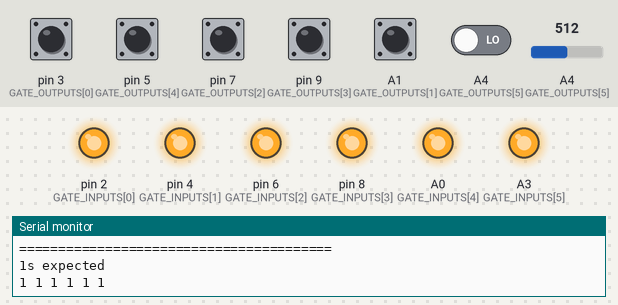
Simulated run of this sketch. Board: Arduino Nano, built with avr-gcc and run on an emulated ATmega328P. Parts: output pins drawn as LEDs (lit = HIGH), the last lines printed to the serial monitor. The test bench sets the inputs (shaded band); at power-on: A1 (GATE_OUTPUTS[1]), pin 3 (GATE_OUTPUTS[0]), pin 5 (GATE_OUTPUTS[4]), pin 7 (GATE_OUTPUTS[2]), pin 9 (GATE_OUTPUTS[3]) HIGH, A4 (GATE_OUTPUTS[5]) LOW, A4 (GATE_OUTPUTS[5]) = 512.

Above: at 0.3 s.
At 1.0 s:
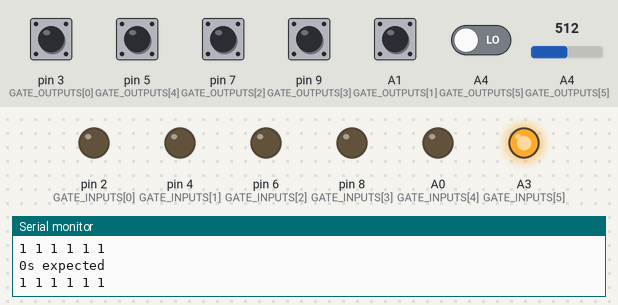
At 6.1 s:
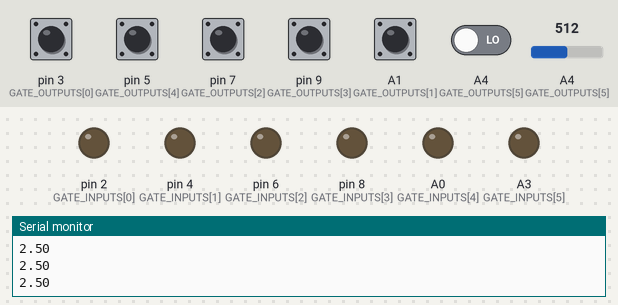
Timing chart, 0 to 7.6 s (numbered marks = the images above):
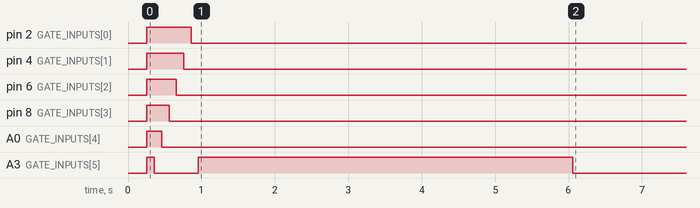

The sketch:

74LS04N_analyze_failure.ino
```cpp
// ============================================================
//  74LS04N 6x INVERTER Gate Tester
//  Arduino Nano
//
//  NEW Wiring: Arduino Pin (signal name) [chip pin number]
//   Gate 1 input : D2(1A)[1] output: D3(1Y)[2]
//   Gate 2 input : D4(2A)[3] output: A1(2Y)[4] changed for testing this gate
//   Gate 3 input : D6(3A)[5] output: D7(3Y)[6]
//   Gate 4 input : D8(4A)[9] output: D9(4Y)[8]
//   Gate 5 input : A0(5A)[11] output: D5(5Y)[10] changed for testing
//   Gate 6 input : A3(6A)[13] output: A4(6Y)[12]
//   VCC[14]  -> 5V  |  GND[7] -> GND
//
//
//  Results are printed over Serial
// ============================================================

// --- Pin definitions ---
const int GATE_INPUTS[6] = { 2, 4, 6, 8, A0, A3 };
const int GATE_OUTPUTS[6] = { 3, A1, 7, 9, 5, A4 };
int failed_gate = 9;

bool CheckGates(int value) {
  for (int i = 0; i < 6; i++) {
    digitalWrite(GATE_INPUTS[i], value);
  }
  delay(100);
  bool Passed = true;
  Serial.print(!value);
  Serial.println("s expected");
  for (int i = 0; i < 6; i++) {
    digitalWrite(GATE_INPUTS[i], value);
    int actual = digitalRead(GATE_OUTPUTS[i]);
    Serial.print(actual);
    Serial.print(" ");
    if (actual == value) { Passed = false; };
  }
  Serial.println();
  return Passed;
}


// ---------------------------------------------------------------
// setup
// ---------------------------------------------------------------
void setup() {
  Serial.begin(9600);
  while (!Serial) {}  // wait for USB serial on Nano

  // Configure input driver pins as OUTPUTs, default LOW
  for (int i = 0; i < 6; i++) {
    pinMode(GATE_INPUTS[i], OUTPUT);
    digitalWrite(GATE_INPUTS[i], LOW);
    // Configure output sense pins as INPUTs
    pinMode(GATE_OUTPUTS[i], INPUT_PULLUP);
  }

  delay(100);  // let power rails stabilise

  Serial.println(F("\n========================================"));
  Serial.println(F("  74LS04N 6x Inverter Gate Tester"));
  Serial.println(F("========================================"));

  // Run tests
  CheckGates(0);
  CheckGates(1);

  //Change each bit in sequence
  bool failed = false;
  uint8_t bits[6];
  int actual;
  for (int n = 0; n < 64; n++) {
    for (int i = 5; i >= 0; i--) {
      bits[i] = (n >> (5 - i)) & 1;
      digitalWrite(GATE_INPUTS[i], bits[i]);
      delay(100);
      actual = digitalRead(GATE_OUTPUTS[i]);
      if (actual == bits[i]) {
        Serial.println("**Failed**");
        Serial.println(n);
        failed = true;
        failed_gate = i;
        break;
      }
    }
    if (failed) break;
  }
  if (!failed) Serial.println("Good chip!");
}

// ---------------------------------------------------------------
// loop — nothing to do, all work done in setup
// ---------------------------------------------------------------
void loop() {
  Serial.println(failed_gate);
  Serial.println("-----Expect High-----");
  delay(5000);
  if (failed_gate != 9) {
    int n = 100;
    float volts[n];
    pinMode(GATE_OUTPUTS[failed_gate], INPUT);
    digitalWrite(GATE_INPUTS[failed_gate], 0);
        Serial.println("t2");
    for (int i = 0; i < n; i++) {
      volts[i] = analogRead(GATE_OUTPUTS[failed_gate]);
    }

    for (int i = 0; i < n; i++) {
      Serial.println(volts[i]* (5.0 / 1023.0));
    }
    Serial.println("-----Expect Low----");
    digitalWrite(GATE_INPUTS[failed_gate], 0);
    for (int i = 0; i < n; i++) {
      volts[i] = analogRead(GATE_OUTPUTS[failed_gate]);
    }
    for (int i = 0; i < n; i++) {
      Serial.println(volts[i]* (5.0 / 1023.0));
    }
    //delay(100);
    //actual = digitalRead(GATE_OUTPUTS[failed_gate]);
    //Serial.println(actual);
  }
}
```

Measured:
- by itself, A3 (GATE_INPUTS[5]): HIGH → LOW at 0.36 s, → HIGH 0.60 s later, → LOW 5.1 s later
